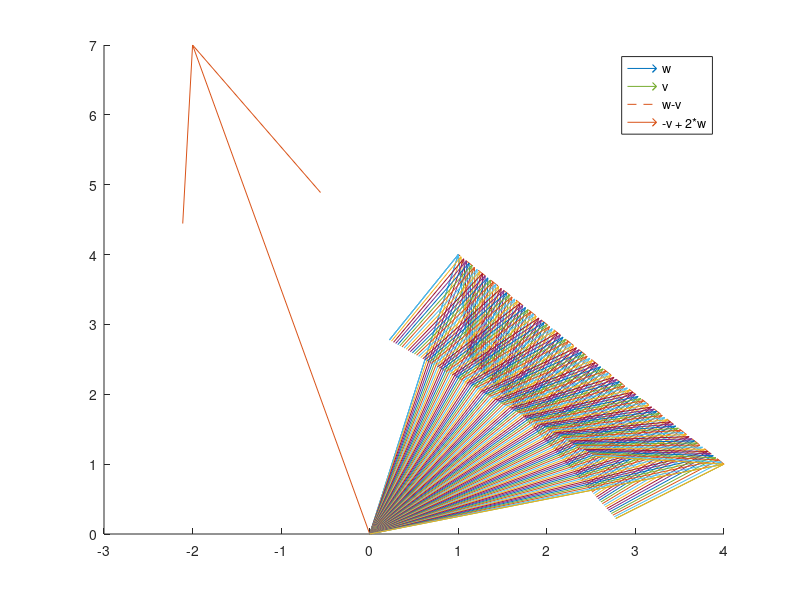

Source code (MATLAB):
% Plotting for Introduction to Linear Algebra, 4th edition
% author : Wesley Mesquita (wesleymesquita@gmail.com) 

%Exercise 16 :
% By the proportions showed in figure 1.5 a, lets assume w = [1 4]'
% and v = [4 1]'

w = [1 4]';
v = [4 1]';

hold on
%plot w
quiver(0,0, w(1), w(2), 0);

%plot v
quiver(0,0,v(1), v(2), 0);

%plot the dashed line (w-v) from v
line([v(1) w(1)], [v(2), w(2)], 'LineStyle', '--');

z = -v + 2*w;
quiver(0,0,z(1), z(2), 0);


for c=linspace(0,1,100)
    d = 1-c;
    z = c*v + w*d;
    quiver(0,0,z(1), z(2), 0);
end

legend("w", "v", "w-v", "-v + 2*w"); 

hold off